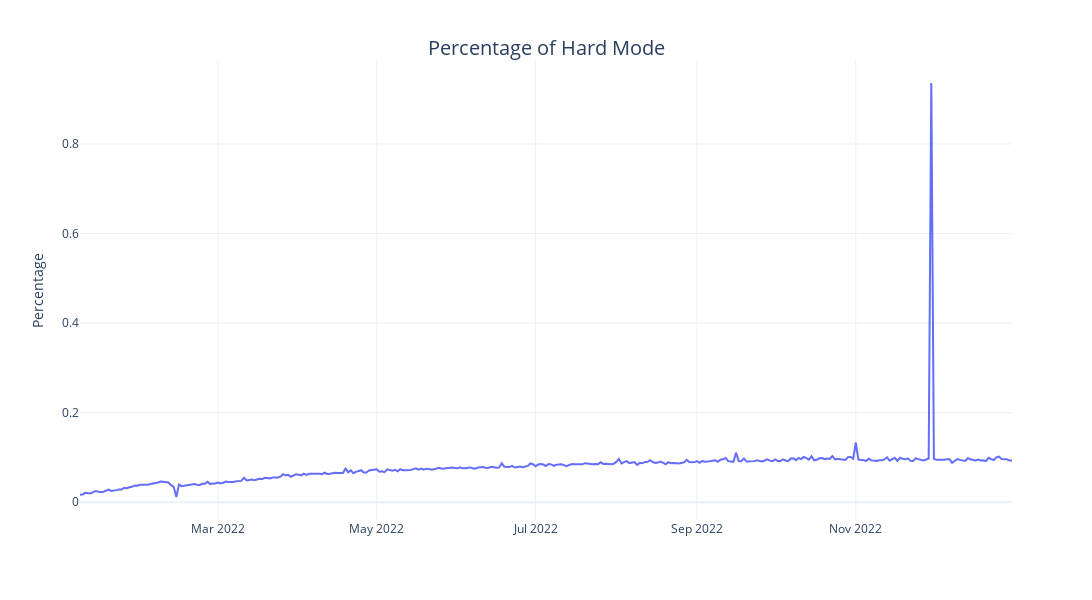

Notebook cell for this chart:
### Code cell
fig = px.line(data_frame=df, x="Date", y="ratio")
fig.update_layout(dict1=dict(
    title=dict(
        text="Percentage of Hard Mode",
        font=dict(
            size=20
        ),
        x=0.5, # 0 ~ 1
        xanchor="center",
        xref="container",
        y=0.92,
        yanchor="middle"
    ),
    width=1200,
    height=600,
    showlegend=False
))
fig.update_xaxes(
    title=dict(
        text=""
    ),
)
fig.update_yaxes(
    title=dict(
        text="Percentage"
    ),
)

### Figure 1 — Plotly figure (JSON) as saved in the notebook; plotly's stock layout.template omitted (floating-point values rounded to 4 significant figures; data arrays with more than 128 entries replaced by an {"elided": "..."} marker saying what was removed)
{"data": [{"hovertemplate": "Date=%{x}<br>ratio=%{y}<extra></extra>", "legendgroup": "", "line": {"color": "#636efa", "dash": "solid"}, "marker": {"symbol": "circle"}, "mode": "lines", "name": "", "orientation": "v", "showlegend": false, "x": {"elided": "355 str values"}, "xaxis": "x", "y": {"elided": "355 float values"}, "yaxis": "y", "type": "scatter"}], "layout": {"xaxis": {"anchor": "y", "domain": [0.0, 1.0], "title": {"text": ""}}, "yaxis": {"anchor": "x", "domain": [0.0, 1.0], "title": {"text": "Percentage"}}, "legend": {"tracegroupgap": 0}, "margin": {"t": 60}, "title": {"font": {"size": 20}, "text": "Percentage of Hard Mode", "x": 0.5, "xanchor": "center", "xref": "container", "y": 0.92, "yanchor": "middle"}, "width": 1200, "height": 600, "showlegend": false}}
